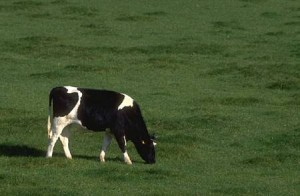
%> input picture 8-Segmentation/u6_code/cow.jpg, 300 x 196 px
$ octave exercise9.m   (GNU Octave 9; MATLAB toolbox functions it lacks are replaced by stand-ins)
%> lines starting %> are read from the running program, lines starting %| are printed output that depends on the picture
### 8-Segmentation/u6_code/EM.m
function [map, cluster] = EM(img)
    %convert img to double
    img = double(img);

    %number of clusters
    K = 4;

    %create x
    [m, n, ~] = size(img);
    L = m*n;
    img_L = img(:,:,1);
    img_a = img(:,:,2);
    img_b = img(:,:,3);
    X = [img_L(:)'; img_a(:)'; img_b(:)'; ones(1,L)];

    %normalize points
    [Xn, T] = normalise3dpts(X);
    Xn = Xn(1:3,:)';

    %get some values
    Lmax = max(Xn(:,1)); Lmin = min(Xn(:,1));
    amax = max(Xn(:,2)); amin = min(Xn(:,2));
    bmax = max(Xn(:,3)); bmin = min(Xn(:,3));

    % use function generate_mu to initialize mus
    mu_s = generate_mu(Lmax,Lmin,amax,amin,bmax,bmin,K);

    % use function generate_cov to initialize covariances
    var_s = generate_cov(Lmax,Lmin,amax,amin,bmax,bmin,K);

    %alphas
    alpha_s = 1/K * ones(1,K);

    tol = 0.3;
    deltaP = tol+1;

    % iterate between maximization and expectation
    while deltaP > tol
        % use function maximization
        P = expectation(mu_s,var_s,alpha_s,Xn);
        % use function expectation
        [mu_sp1, var_sp1, alpha_sp1] = maximization(P,Xn);
        %deltaP = norm(mu_s(:)-mu_sp1(:))+norm(var_s(:)-var_sp1(:))+norm(alpha_s(:)-alpha_sp1(:));
        deltaP = norm(mu_s(:)-mu_sp1(:));
        mu_s = mu_sp1; var_s = var_sp1; alpha_s = alpha_sp1;
        %visualizeMostLikeySegments(img, alpha_s, mu_s, var_s);
    end
    [~,ind] = max(P,[],2);
    map = reshape(ind, [m,n]);
    cluster = mu_sp1;
    clusterh = [cluster'; ones(1,size(cluster,1))];
    clusterun = T\clusterh;
    cluster = clusterun(1:3,:)';

    % show results
    cluster_peaks = cluster
    normalized_covariance_matrices = var_s
    weights = alpha_s
end

### 8-Segmentation/u6_code/normalise3dpts.m
% NORMALISE3DPTS - normalises 3D homogeneous points
%
% Function translates and normalises a set of 3D homogeneous points
% so that their centroid is at the origin and their mean distance from
% the origin is sqrt(3).  This process typically improves the
% conditioning of any equations used to solve homographies, fundamental
% matrices etc.
%
% Usage:   [newpts, T] = normalise3dpts(pts)
%
% Argument:
%   pts -  4xN array of 4D homogeneous coordinates
%
% Returns:
%   newpts -  4xN array of transformed 3D homogeneous coordinates.  The
%             scaling parameter is normalised to 1 unless the point is at
%             infinity.
%   T      -  The 4x4 transformation matrix, newpts = T*pts
%
% If there are some points at infinity the normalisation transform
% is calculated using just the finite points.  Being a scaling and
% translating transform this will not affect the points at infinity.


function [newpts, T] = normalise3dpts(pts)

    if size(pts,1) ~= 4
        error('pts must be 4xN');
    end

    % Find the indices of the points that are not at infinity
    finiteind = find(abs(pts(4,:)) > eps);

    if length(finiteind) ~= size(pts,2)
        warning('Some points are at infinity');
    end

    % For the finite points ensure homogeneous coords have scale of 1
    pts(1,finiteind) = pts(1,finiteind)./pts(4,finiteind);
    pts(2,finiteind) = pts(2,finiteind)./pts(4,finiteind);
    pts(3,finiteind) = pts(3,finiteind)./pts(4,finiteind);
    pts(4,finiteind) = 1;

    c = mean(pts(1:3,finiteind)')';            % Centroid of finite points
    newp(1,finiteind) = pts(1,finiteind)-c(1); % Shift origin to centroid.
    newp(2,finiteind) = pts(2,finiteind)-c(2);
    newp(3,finiteind) = pts(3,finiteind)-c(3);

    dist = sqrt(newp(1,finiteind).^2 + newp(2,finiteind).^2 + newp(3,finiteind).^2);
    meandist = mean(dist(:));  % Ensure dist is a column vector for Octave 3.0.1

    scale = sqrt(3)/meandist;

    T = [scale   0      0   -scale*c(1);
         0     scale    0   -scale*c(2);
         0       0    scale -scale*c(3);
         0       0      0       1      ];

    newpts = T*pts;


### 8-Segmentation/u6_code/generate_mu.m
% Generate initial values for mu
% K is the number of segments

function mu = generate_mu(Lmax,Lmin,amax,amin,bmax,bmin,K)

mu = zeros(K,3);
% spreading equally in L*a*b space
stepL = (Lmax - Lmin)/(K+1);
stepa = (amax - amin)/(K+1);
stepb = (bmax - bmin)/(K+1);

for i = 1:K
    mu(i,:) = [i*stepL,i*stepa,i*stepb];
end

end

### 8-Segmentation/u6_code/generate_cov.m
% Generate initial values for the K
% covariance matrices

function cov = generate_cov(Lmax,Lmin,amax,amin,bMax,bmin,K)
rangeLab = [Lmax-Lmin,amax-amin,bMax-bmin];
cov = zeros(3,3,K);
for i = 1:K
    cov(:,:,i) = diag(rangeLab);
end

end

### 8-Segmentation/u6_code/expectation.m
function P = expectation(mu, var, alpha, X)

K = length(alpha);
N = size(X,1);

P = zeros(N,K);

for n = 1:N
    for k = 1:K
        P(n,k) = alpha(k)/((2*pi)^3/2*det(var(:,:,k))^(1/2))*...
                 exp(-0.5*(X(n,:)-mu(k,:))*var(:,:,k)^-1*(X(n,:)-mu(k,:))');
    end
    P(n,:) = P(n,:)/sum(P(n,:));
end

end

### 8-Segmentation/u6_code/maximization.m
function [mu, var, alpha] = maximization(P, X)

K = size(P,2);
N = size(X,1);

%initialization
alpha = zeros(1,K);
mu = zeros(K,3);
var = zeros(3,3,K);

%iterate
for k = 1:K
    alpha(k) = sum(P(:,k))/N;
    mu(k,:) = sum(X.*repmat(P(:,k),[1,3]))/(alpha(k)*N);
    for l = 1:N
        %mu(k,:) = mu(k,:) + (X(l,:)*P(l,k));
        var(:,:,k) = var(:,:,k) + P(l,k)*((X(l,:)-mu(k,:))'*(X(l,:)-mu(k,:)));
    end
    var(:,:,k) = var(:,:,k)/(alpha(k)*N);
end
alpha = alpha/sum(alpha);


end

### 8-Segmentation/u6_code/exercise9.m
close all
clear all

% parameters
sigma = 5;

% load image
img = imread('cow.jpg');
%> img is the input picture: size 196x300x3 uint8; mean R, G, B 68, 84.9, 47.4
%img = imread('zebra_b.jpg');
% for faster debugging you might want to decrease the size of your image
% img = imresize(img, 1/3);
% (especially for the mean-shift part!)

figure, imshow(img), title('original image')

% smooth image (6.1a)
% smoothing of the image
G = fspecial('gaussian', 5, sigma); % gaussian filter for noise reduction
imgSmoothed = imfilter(img,G);
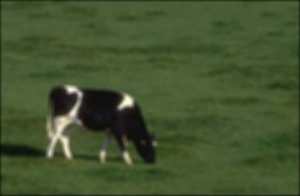
%> imgSmoothed: size 196x300x3 uint8; mean R, G, B 67.4, 84, 46.9
figure, imshow(imgSmoothed), title('smoothed image')

% convert to L*a*b* image (6.1b)
% convert the image to lab space
cform = makecform('srgb2lab');
imglab = applycform(imgSmoothed, cform);
%> imglab: size 196x300x3 uint8; mean of channels 1, 2, 3 85.1, 115.9, 147.3
figure, imshow(imglab), title('l*a*b* image')

% (6.2)
%[mapMS, peak] = meanshiftSeg(imglab);
%visualizeSegmentationResults(mapMS,peak);

% (6.3)
[mapEM, cluster] = EM(imglab);
%> in EM, `img = double(img);`: img: size 196x300x3 double; mean of channels 1, 2, 3 85.1, 115.9, 147.3
%> in EM, `img_L = img(:,:,1);`:
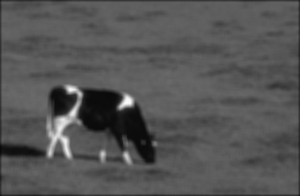
%> img_L: size 196x300 double; min 9, max 249, mean 85.1
%> in EM, `img_a = img(:,:,2);`:
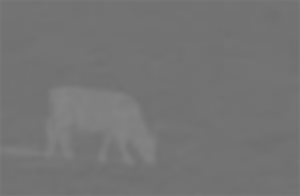
%> img_a: size 196x300 double; min 111, max 133, mean 115.9
%> in EM, `img_b = img(:,:,3);`:
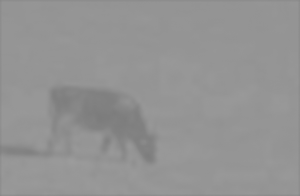
%> img_b: size 196x300 double; min 124, max 156, mean 147.3
%> in normalise3dpts, `finiteind = find(abs(pts(4,:)) > eps);`: finiteind = 58800 values from 1 to 58800
%> in normalise3dpts, `c = mean(pts(1:3,finiteind)')';`: c = [85.09; 115.9; 147.3]
%> in normalise3dpts, `meandist = mean(dist(:));`: meandist = 14.63
%> in normalise3dpts, `scale = sqrt(3)/meandist;`: scale = 0.118
%> in normalise3dpts, `T = [scale   0      0   -scale*c(1); 0     scale    0   -scale*c(2); 0..`: T = [0.118 0 0 -10.08; 0 0.118 0 -13.72; 0 0 0.118 -17.44; 0 0 0 1]
%> in EM, `Lmax = max(Xn(:,1))`: Lmax = 19.41
%> in EM, `Lmin = min(Xn(:,1))`: Lmin = -9.01
%> in EM, `amax = max(Xn(:,2))`: amax = 2.02
%> in EM, `amin = min(Xn(:,2))`: amin = -0.58
%> in EM, `bmax = max(Xn(:,3))`: bmax = 1.03
%> in EM, `bmin = min(Xn(:,3))`: bmin = -2.76
%> in generate_mu, `stepL = (Lmax - Lmin)/(K+1);`: stepL = 5.68
%> in generate_mu, `stepa = (amax - amin)/(K+1);`: stepa = 0.521
%> in generate_mu, `stepb = (bmax - bmin)/(K+1);`: stepb = 0.758
%> after the loop in generate_mu, `for i = 1:K`: mu = [5.68 0.521 0.758; 11.37 1.04 1.52; 17.05 1.56 2.27; 22.73 2.08 3.03]
%> in EM, `mu_s = generate_mu(Lmax,Lmin,amax,amin,bmax,bmin,K);`: mu_s has the same summary as mu in generate_mu
%> in generate_cov, `rangeLab = [Lmax-Lmin,amax-amin,bMax-bmin];`: rangeLab = [28.42 2.61 3.79]
%> (the run ends here)
